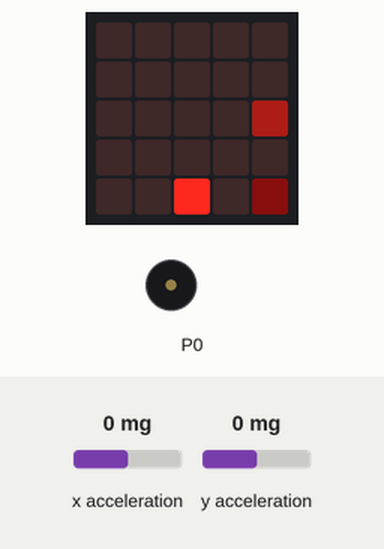
This program was run on a simulated BBC micro:bit (MakeCode). Parts: the board's 5×5 LED display, buzzer (waves = sounding). The inputs (shaded band) are chosen by the test bench; at power-on: x acceleration 0 mg, y acceleration 0 mg. Random numbers come from a fixed seed; the short countdown, score and lost-life animations are approximate.

Above: at 1.29 s.
1.3 s: x acceleration set to 185 mg
At 2.0 s:
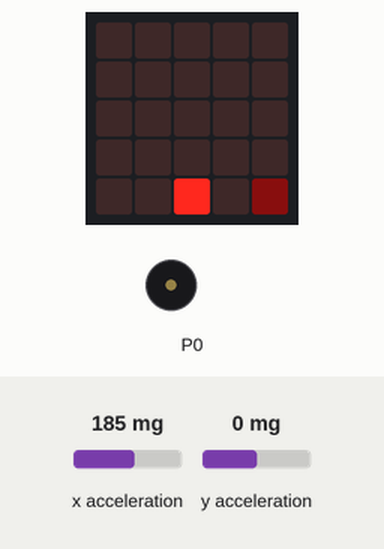
4.1 s: x acceleration set to 223 mg
At 4.47 s:
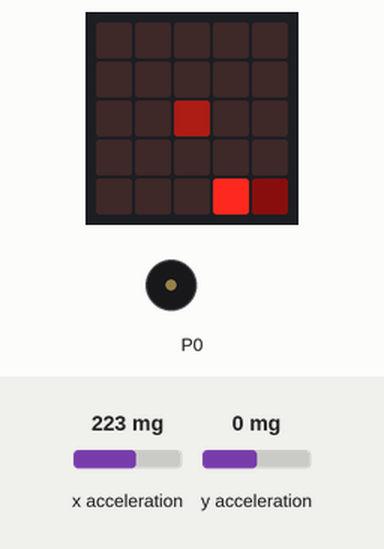
6.1 s: y acceleration set to -181 mg
8.3 s: y acceleration set to -219 mg
At 8.9 s:
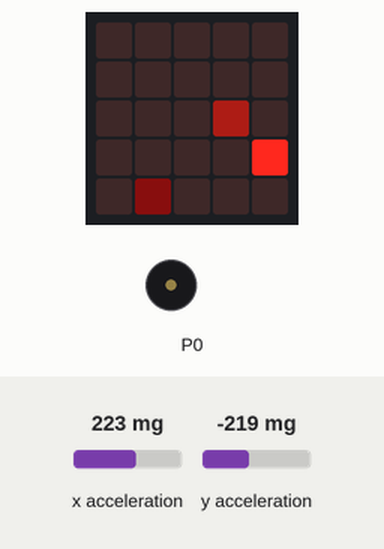
10.3 s: x acceleration set to -179 mg
12.5 s: x acceleration set to -218 mg
At 13.97 s:
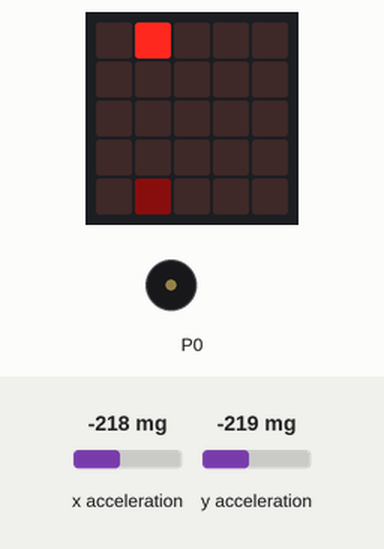
Timing chart, 0 to 15.5 s (numbered marks = the images above; inputs shaded):
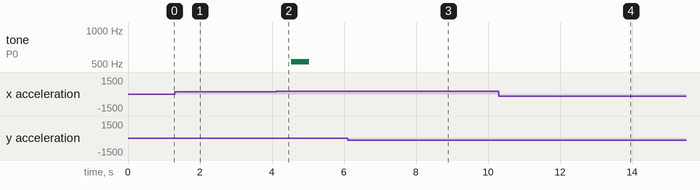

Measured:
- the behaviour switches between 200 and 201 mg on x acceleration (found by bisection; images 1 and 2)
- the behaviour switches between -200 and -201 mg on y acceleration (found by bisection; images 2 and 3)
- the behaviour switches between -200 and -201 mg on x acceleration (found by bisection; images 3 and 4)
- after the input at 4.1 s, tone on P0: silent → 523 Hz after 0.43 s, → silent 0.50 s later

The program:

main.ts
```typescript
game.setLife(3)
let pacman = game.createSprite(2, 4)
let janaria = game.createSprite(4, 4)
let mamua = game.createSprite(2, 2)
mamua.set(LedSpriteProperty.Blink, 100)
mamua.set(LedSpriteProperty.Brightness, 50)
janaria.set(LedSpriteProperty.Brightness, 10)
basic.forever(function () {
    if (input.acceleration(Dimension.X) > 200) {
        basic.pause(200)
        pacman.move(1)
    }
    if (input.acceleration(Dimension.X) < -200) {
        basic.pause(200)
        pacman.move(-1)
    }
    if (input.acceleration(Dimension.Y) > 200) {
        basic.pause(200)
        pacman.change(LedSpriteProperty.Y, 1)
    }
    if (input.acceleration(Dimension.Y) < -200) {
        basic.pause(200)
        pacman.change(LedSpriteProperty.Y, -1)
    }
    if (pacman.isTouching(janaria)) {
        music.playTone(523, music.beat(BeatFraction.Whole))
        game.addScore(1)
        janaria.delete()
        janaria = game.createSprite(randint(0, 4), randint(0, 4))
        janaria.set(LedSpriteProperty.Brightness, 10)
    }
    if (pacman.isTouching(mamua)) {
        music.playTone(131, music.beat(BeatFraction.Whole))
        game.removeLife(1)
    }
    if (game.score() > 3) {
        basic.pause(300)
        mamua.move(1)
        mamua.ifOnEdgeBounce()
    }
    if (game.score() > 6) {
        basic.pause(200)
        mamua.move(1)
        mamua.ifOnEdgeBounce()
    }
    if (game.score() > 9) {
        basic.pause(100)
        mamua.move(1)
        mamua.ifOnEdgeBounce()
    }
})
basic.forever(function () {
    basic.pause(500)
    mamua.move(1)
    mamua.ifOnEdgeBounce()
})
```

test.ts
```typescript
// aquí va el archivo "tests"; esto no se compilará cuando este paquete se utilice como una extensión.
```
